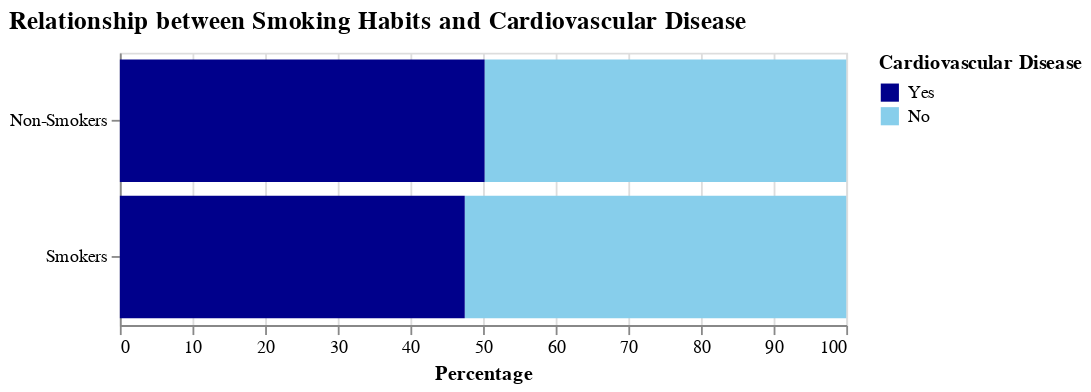

Write notebook code for a chart like this one.
### Markdown cell above
## Step 1: Create bar chart depicting the relationship between smoking habit and CVD

### Code cell
# Calculate the total numebr of smokers and non-smokers
total_smokers = df['smoke'].sum()
total_nonsmokers = df['smoke'].count() - total_smokers

agg_data_smoke_bar = df.groupby(['smoke', 'cardio']).size().reset_index(name='counts')

# Normalize data
agg_data_smoke_bar['percentage'] = agg_data_smoke_bar['counts']
agg_data_smoke_bar.loc[agg_data_smoke_bar['smoke'] == 1, 'percentage'] /= total_smokers
agg_data_smoke_bar.loc[agg_data_smoke_bar['smoke'] == 0, 'percentage'] /= total_nonsmokers
agg_data_smoke_bar['percentage'] *= 100

text_data = agg_data_smoke_bar.copy()
text_data['summary'] = text_data.apply(lambda x: 'Smokers' if x['smoke'] == 1 else 'Non-Smokers', axis=1)

# Y-axis
y_order = ['Non-Smokers', 'Smokers']

# Normalized bar chart
bar_smoke = alt.Chart(text_data).mark_bar().encode(
    y=alt.Y('summary:N', title=None, sort=y_order),
    x=alt.X('percentage:Q', title='Percentage'),
    color=alt.Color('cardio:N', legend=alt.Legend(title="Cardiovascular Disease", orient='right'), scale=color_scale),
    tooltip=[
        alt.Tooltip('counts:Q', title='Number of Individuals', format=','),
        alt.Tooltip('percentage:Q', title='Percentage', format='.1f')
    ]
).properties(
    width=400,
    height=150,
    title=alt.TitleParams(
        text="Relationship between Smoking Habits and Cardiovascular Disease",
        anchor="start",
        offset=10,
        orient="top",
        fontSize=14
    )
)

bar_smoke

### Figure 1 — Vega-Lite specification as saved in the notebook (floating-point values rounded to 4 significant figures)
{"config": {"view": {"continuousWidth": 400, "continuousHeight": 300}}, "data": {"name": "data-77dc9048d9a1560fdac938d969b1d5c6"}, "mark": "bar", "encoding": {"color": {"field": "cardio", "legend": {"orient": "right", "title": "Cardiovascular Disease"}, "scale": {"domain": ["Yes", "No"], "range": ["darkblue", "skyblue"]}, "type": "nominal"}, "tooltip": [{"field": "counts", "format": ",", "title": "Number of Individuals", "type": "quantitative"}, {"field": "percentage", "format": ".1f", "title": "Percentage", "type": "quantitative"}], "x": {"field": "percentage", "title": "Percentage", "type": "quantitative"}, "y": {"field": "summary", "sort": ["Non-Smokers", "Smokers"], "title": null, "type": "nominal"}}, "height": 150, "title": {"text": "Relationship between Smoking Habits and Cardiovascular Disease", "anchor": "start", "fontSize": 14, "offset": 10, "orient": "top"}, "width": 400, "$schema": "https://vega.github.io/schema/vega-lite/v4.17.0.json", "datasets": {"data-77dc9048d9a1560fdac938d969b1d5c6": [{"smoke": 0, "cardio": "No", "counts": 31781, "percentage": 49.79, "summary": "Non-Smokers"}, {"smoke": 0, "cardio": "Yes", "counts": 32050, "percentage": 50.21, "summary": "Non-Smokers"}, {"smoke": 1, "cardio": "No", "counts": 3240, "percentage": 52.52, "summary": "Smokers"}, {"smoke": 1, "cardio": "Yes", "counts": 2929, "percentage": 47.48, "summary": "Smokers"}]}}
